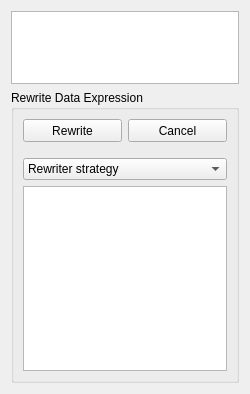
<?xml version="1.0" encoding="UTF-8"?>
<ui version="4.0">
 <class>rewriter</class>
 <widget class="QWidget" name="rewriter">
  <property name="geometry">
   <rect>
    <x>0</x>
    <y>0</y>
    <width>250</width>
    <height>394</height>
   </rect>
  </property>
  <property name="minimumSize">
   <size>
    <width>200</width>
    <height>0</height>
   </size>
  </property>
  <property name="windowTitle">
   <string>Form</string>
  </property>
  <layout class="QVBoxLayout" name="verticalLayout">
   <item>
    <widget class="QPlainTextEdit" name="dataExpression">
     <property name="minimumSize">
      <size>
       <width>0</width>
       <height>40</height>
      </size>
     </property>
     <property name="maximumSize">
      <size>
       <width>16777215</width>
       <height>80</height>
      </size>
     </property>
    </widget>
   </item>
   <item>
    <widget class="QGroupBox" name="groupBox">
     <property name="minimumSize">
      <size>
       <width>0</width>
       <height>50</height>
      </size>
     </property>
     <property name="title">
      <string>Rewrite Data Expression</string>
     </property>
     <layout class="QVBoxLayout" name="verticalLayout_2">
      <item>
       <layout class="QHBoxLayout" name="horizontalLayout">
        <property name="spacing">
         <number>6</number>
        </property>
        <property name="bottomMargin">
         <number>10</number>
        </property>
        <item>
         <widget class="QPushButton" name="RewriteButton">
          <property name="minimumSize">
           <size>
            <width>0</width>
            <height>23</height>
           </size>
          </property>
          <property name="text">
           <string>Rewrite</string>
          </property>
         </widget>
        </item>
        <item>
         <widget class="QPushButton" name="CancelButton">
          <property name="minimumSize">
           <size>
            <width>0</width>
            <height>23</height>
           </size>
          </property>
          <property name="text">
           <string>Cancel</string>
          </property>
         </widget>
        </item>
       </layout>
      </item>
      <item>
       <widget class="QComboBox" name="comboBox">
        <item>
         <property name="text">
          <string>Rewriter strategy</string>
         </property>
        </item>
       </widget>
      </item>
      <item>
       <widget class="QTextEdit" name="rewriteOutput"/>
      </item>
     </layout>
    </widget>
   </item>
  </layout>
 </widget>
 <resources/>
 <connections/>
</ui>
